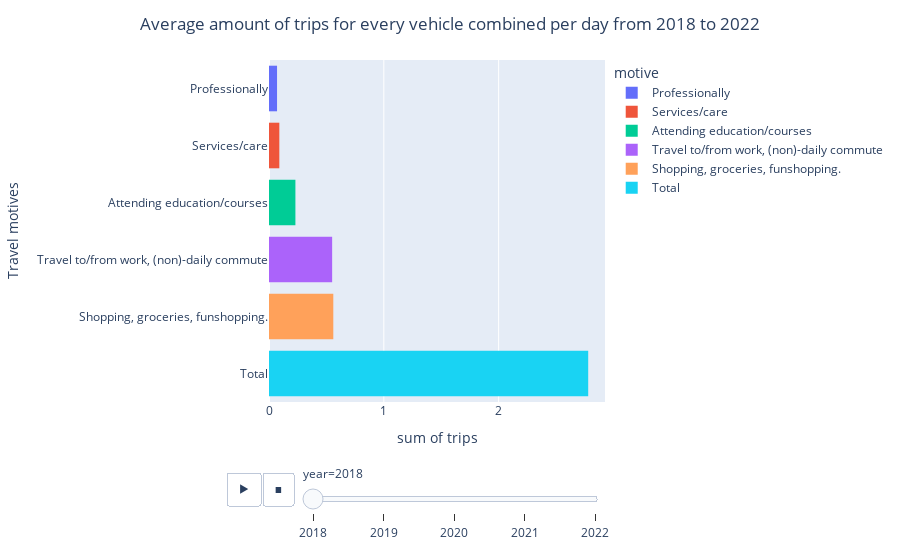

The notebook cell this image was saved under:
### Code cell
fig2 = px.histogram(mobility_trips_years, x='trips', y='motive', color='motive',  orientation='h',  animation_frame='year')

fig2.update_layout(title={
    'text': 'Average amount of trips for every vehicle combined per day from 2018 to 2022',
    'x': 0.5
})

fig2.update_yaxes(title_text="Travel motives")
fig2.show()

### Figure 1 — Plotly figure (JSON) as saved in the notebook; plotly's stock layout.template omitted (floating-point values rounded to 4 significant figures)
{"data": [{"alignmentgroup": "True", "bingroup": "y", "histfunc": "sum", "hovertemplate": "motive=%{y}<br>year=2018<br>sum of trips=%{x}<extra></extra>", "legendgroup": "Professionally", "marker": {"color": "#636efa", "pattern": {"shape": ""}}, "name": "Professionally", "offsetgroup": "Professionally", "orientation": "h", "showlegend": true, "type": "histogram", "x": ["0.07"], "xaxis": "x", "y": ["Professionally"], "yaxis": "y"}, {"alignmentgroup": "True", "bingroup": "y", "histfunc": "sum", "hovertemplate": "motive=%{y}<br>year=2018<br>sum of trips=%{x}<extra></extra>", "legendgroup": "Services/care", "marker": {"color": "#EF553B", "pattern": {"shape": ""}}, "name": "Services/care", "offsetgroup": "Services/care", "orientation": "h", "showlegend": true, "type": "histogram", "x": ["0.09"], "xaxis": "x", "y": ["Services/care"], "yaxis": "y"}, {"alignmentgroup": "True", "bingroup": "y", "histfunc": "sum", "hovertemplate": "motive=%{y}<br>year=2018<br>sum of trips=%{x}<extra></extra>", "legendgroup": "Attending education/courses", "marker": {"color": "#00cc96", "pattern": {"shape": ""}}, "name": "Attending education/courses", "offsetgroup": "Attending education/courses", "orientation": "h", "showlegend": true, "type": "histogram", "x": ["0.23"], "xaxis": "x", "y": ["Attending education/courses"], "yaxis": "y"}, {"alignmentgroup": "True", "bingroup": "y", "histfunc": "sum", "hovertemplate": "motive=%{y}<br>year=2018<br>sum of trips=%{x}<extra></extra>", "legendgroup": "Travel to/from work, (non)-daily commute", "marker": {"color": "#ab63fa", "pattern": {"shape": ""}}, "name": "Travel to/from work, (non)-daily commute", "offsetgroup": "Travel to/from work, (non)-daily commute", "orientation": "h", "showlegend": true, "type": "histogram", "x": ["0.55"], "xaxis": "x", "y": ["Travel to/from work, (non)-daily commute"], "yaxis": "y"}, {"alignmentgroup": "True", "bingroup": "y", "histfunc": "sum", "hovertemplate": "motive=%{y}<br>year=2018<br>sum of trips=%{x}<extra></extra>", "legendgroup": "Shopping, groceries, funshopping.", "marker": {"color": "#FFA15A", "pattern": {"shape": ""}}, "name": "Shopping, groceries, funshopping.", "offsetgroup": "Shopping, groceries, funshopping.", "orientation": "h", "showlegend": true, "type": "histogram", "x": ["0.56"], "xaxis": "x", "y": ["Shopping, groceries, funshopping."], "yaxis": "y"}, {"alignmentgroup": "True", "bingroup": "y", "histfunc": "sum", "hovertemplate": "motive=%{y}<br>year=2018<br>sum of trips=%{x}<extra></extra>", "legendgroup": "Total", "marker": {"color": "#19d3f3", "pattern": {"shape": ""}}, "name": "Total", "offsetgroup": "Total", "orientation": "h", "showlegend": true, "type": "histogram", "x": ["2.78"], "xaxis": "x", "y": ["Total"], "yaxis": "y"}], "layout": {"barmode": "relative", "legend": {"title": {"text": "motive"}, "tracegroupgap": 0}, "margin": {"t": 60}, "sliders": [{"active": 0, "currentvalue": {"prefix": "year="}, "len": 0.9, "pad": {"b": 10, "t": 60}, "steps": [{"args": [["2018"], {"frame": {"duration": 0, "redraw": true}, "fromcurrent": true, "mode": "immediate", "transition": {"duration": 0, "easing": "linear"}}], "label": "2018", "method": "animate"}, {"args": [["2019"], {"frame": {"duration": 0, "redraw": true}, "fromcurrent": true, "mode": "immediate", "transition": {"duration": 0, "easing": "linear"}}], "label": "2019", "method": "animate"}, {"args": [["2020"], {"frame": {"duration": 0, "redraw": true}, "fromcurrent": true, "mode": "immediate", "transition": {"duration": 0, "easing": "linear"}}], "label": "2020", "method": "animate"}, {"args": [["2021"], {"frame": {"duration": 0, "redraw": true}, "fromcurrent": true, "mode": "immediate", "transition": {"duration": 0, "easing": "linear"}}], "label": "2021", "method": "animate"}, {"args": [["2022"], {"frame": {"duration": 0, "redraw": true}, "fromcurrent": true, "mode": "immediate", "transition": {"duration": 0, "easing": "linear"}}], "label": "2022", "method": "animate"}], "x": 0.1, "xanchor": "left", "y": 0, "yanchor": "top"}], "title": {"text": "Average amount of trips for every vehicle combined per day from 2018 to 2022", "x": 0.5}, "updatemenus": [{"buttons": [{"args": [null, {"frame": {"duration": 500, "redraw": true}, "fromcurrent": true, "mode": "immediate", "transition": {"duration": 500, "easing": "linear"}}], "label": "&#9654;", "method": "animate"}, {"args": [[null], {"frame": {"duration": 0, "redraw": true}, "fromcurrent": true, "mode": "immediate", "transition": {"duration": 0, "easing": "linear"}}], "label": "&#9724;", "method": "animate"}], "direction": "left", "pad": {"r": 10, "t": 70}, "showactive": false, "type": "buttons", "x": 0.1, "xanchor": "right", "y": 0, "yanchor": "top"}], "xaxis": {"anchor": "y", "domain": [0, 1], "title": {"text": "sum of trips"}}, "yaxis": {"anchor": "x", "categoryarray": ["Total", "Shopping, groceries, funshopping.", "Travel to/from work, (non)-daily commute", "Attending education/courses", "Services/care", "Professionally"], "categoryorder": "array", "domain": [0, 1], "title": {"text": "Travel motives"}}}}
